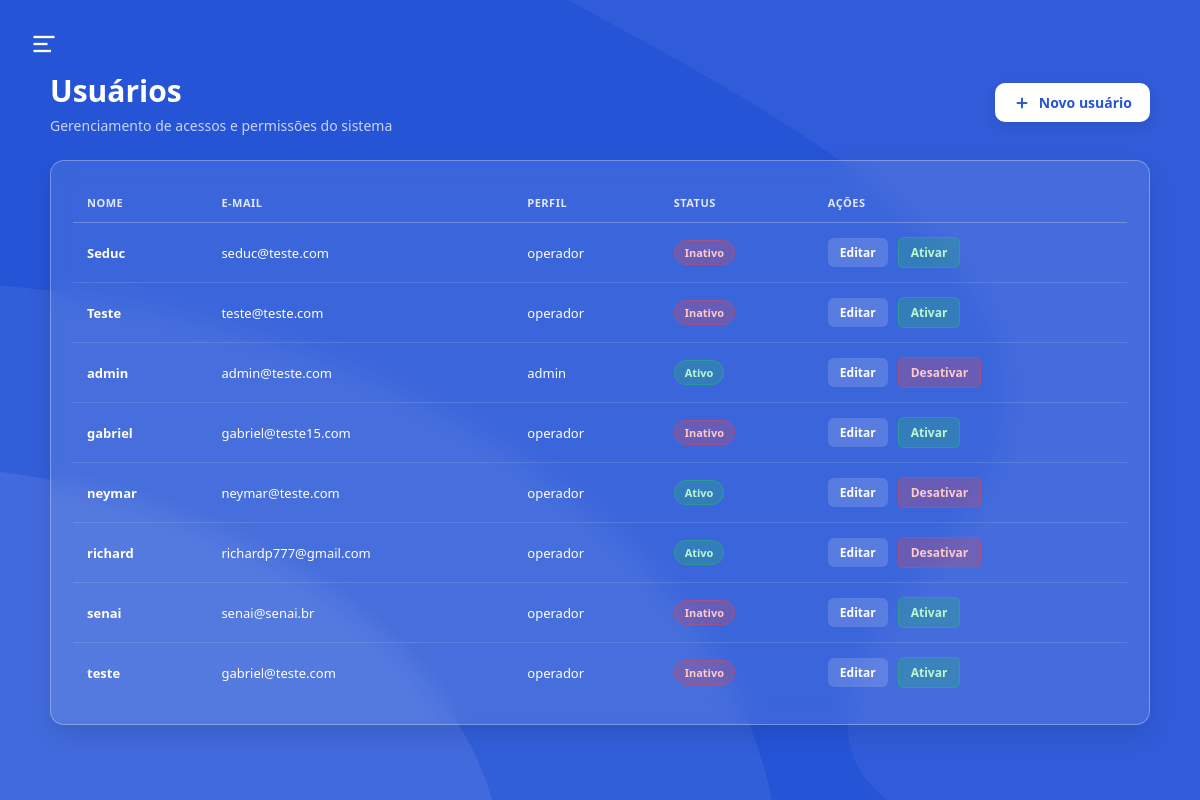
Page /usuarios/ (signed in) on the earlier database version.
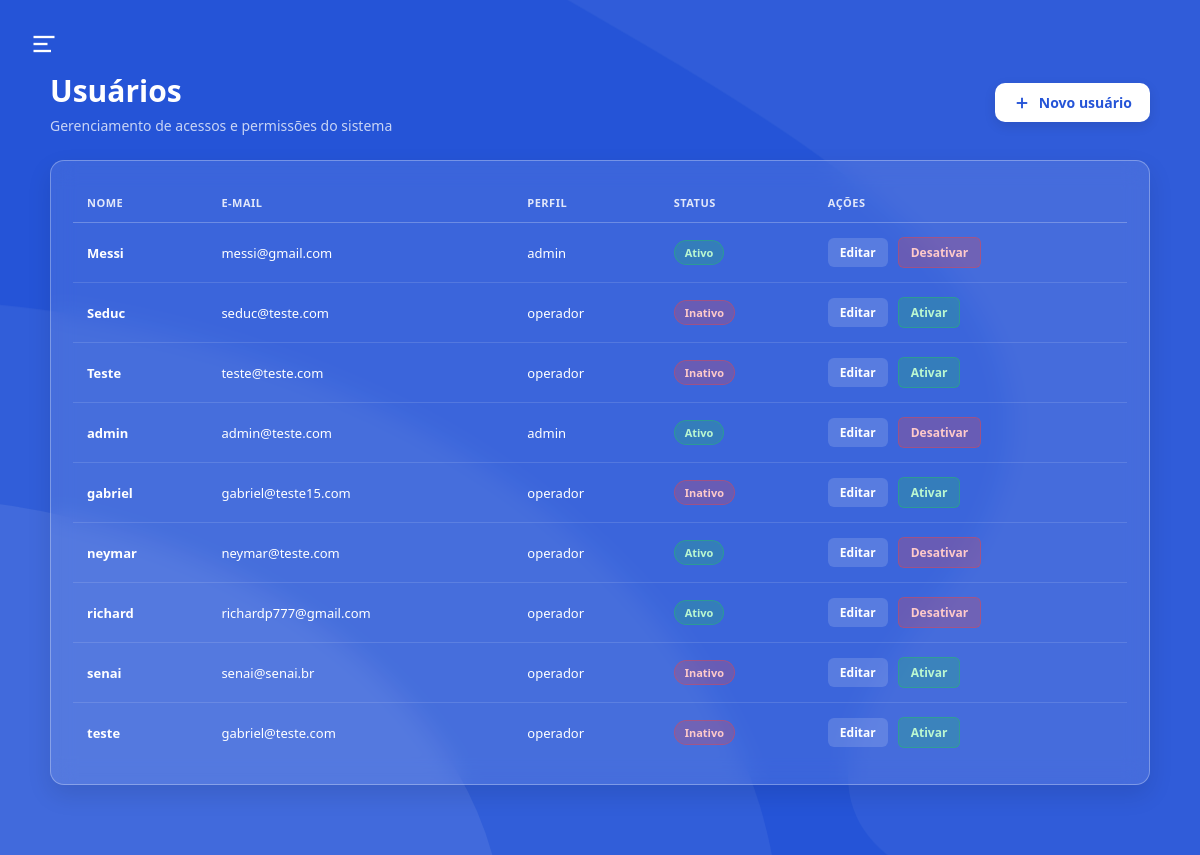
Same page on the later database version.
### app/models/usuarios.py (models this page shows)
class Usuario(Base):
    __tablename__ = "usuarios"
    id = Column(Integer, primary_key=True, autoincrement=True)
    nome = Column(String(100), nullable=False)
    email = Column(String(150), unique=True, nullable=False)
    senha_hash = Column(String(255), nullable=False)
    role = Column(String(20), nullable=False, default="operador")
    ativo = Column(Boolean, default=True)
    criando_em = Column(DateTime, server_default=func.now())

### app/controllers/usuario_controller.py (the view)
@router.get("/")
def listar_usuarios(
    request: Request,
    db: Session = Depends(get_db),
    admin = Depends(get_admin)  # bloqueia quem não é admin
):
    usuarios = db.query(Usuario).order_by(Usuario.nome).all()
    return templates.TemplateResponse(
        request,
        "usuarios/index.html",
        {
            "request": request,
            "usuario": admin,   # dados de quem está logado (para navbar)
            "usuarios": usuarios  # lista para exibir na tabela
        }
    )

### app/templates/usuarios/index.html (shortened to what this page needs)
<!DOCTYPE html>
<html lang="pt-br">
<head>
</head>
<body>
    <aside class="sidebar">
        <button class="btn-close-sidebar" id="closeSidebarBtn" aria-label="Fechar menu">
        </button>
        <nav class="sidebar-menu">
            <a href="/dashboard" class="sidebar-item">
            </a>
            <a href="/pdv" class="sidebar-item">
            </a>
            <a href="/categorias" class="sidebar-item">
            </a>
            <a href="/produtos" class="sidebar-item">
            </a>
            <a href="/clientes" class="sidebar-item">
            </a>
            <a href="/movimentacoes" class="sidebar-item">
            </a>
            <a href="/usuarios" class="sidebar-item active">
            </a>
        </nav>
    </aside>
    <main class="main-screen">
        <header class="app-header">
            <button class="btn-menu" id="openSidebarBtn" aria-label="Abrir menu">
                <svg viewBox="0 0 24 24">
                    <line x1="3" y1="6" x2="21" y2="6"></line>
                    <line x1="3" y1="12" x2="15" y2="12"></line>
                    <line x1="3" y1="18" x2="18" y2="18"></line>
                </svg>
            </button>
        </header>
        <section class="dashboard">
            <div class="dashboard-header">
                <div class="dashboard-title">
                    <h1>Usuários</h1>
                    <p>Gerenciamento de acessos e permissões do sistema</p>
                </div>
                <a href="/usuarios/novo" class="btn-primary">
                    <svg width="18" height="18" viewBox="0 0 24 24" fill="none" stroke="currentColor" stroke-width="2.5"><line x1="12" y1="5" x2="12" y2="19"></line><line x1="5" y1="12" x2="19" y2="12"></line></svg>
                    Novo usuário
                </a>
            </div>
            <div class="dashboard-card">
                <table class="styled-table">
                    <thead>
                        <tr>
                            <th>Nome</th>
                            <th>E-mail</th>
                            <th>Perfil</th>
                            <th>Status</th>
                            <th>Ações</th>
                        </tr>
                    </thead>
                    <tbody>
                        {% for u in usuarios %}
                        <tr>
                            <td><strong>{{ u.nome }}</strong></td>
                            <td>{{ u.email }}</td>
                            <td>{{ u.role }}</td>
                            <td>
                                <span class="status-badge {{ 'ativo' if u.ativo else 'inativo' }}">
                                    {{ "Ativo" if u.ativo else "Inativo" }}
                                </span>
                            </td>
                            <td>
                                <div class="actions-cell">
                                    <a href="/usuarios/{{ u.id }}/editar" class="action-link">Editar</a>
                                    <form action="/usuarios/{{ u.id }}/toggle-ativo" method="post" style="display:inline">
                                        <button type="submit" class="action-btn {{ 'ativar' if not u.ativo else '' }}">
                                            {{ "Desativar" if u.ativo else "Ativar" }}
                                        </button>
                                    </form>
                                </div>
                            </td>
                        </tr>
                        {% endfor %}
                    </tbody>
                </table>
            </div>
        </section>
    </main>
</body>
</html>

Differences in the rows shown:
added Usuario: nome "Messi", email "messi@gmail.com", role "admin", ativo "Ativo", ativo "Desativar"
